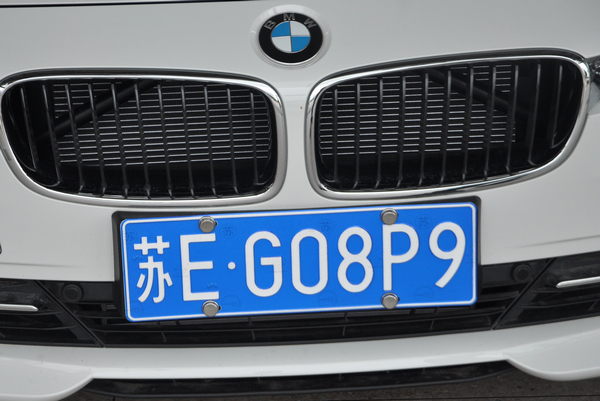
#> input picture myopencv/timg.jpg, 600 x 401 px
$ python myopencvtest.py
#> lines starting #> are read from the running program, lines starting #| are printed output that depends on the picture
#/usr/bin/env python
#coding:utf-8
import cv2 as cv
import matplotlib.pyplot as plt


#读取图像，支持 bmp、jpg、png、tiff 等常用格式
img = cv.imread("timg.jpg")
#> img is the input picture: shape (401, 600, 3); mean B, G, R 118.9, 106.2, 95.6
#创建窗口并显示图像
cv.namedWindow("Image")
cv.imshow("Image",img)
cv.waitKey(0)
#释放窗口
cv.destroyAllWindows()

plt.imshow(img, cmap='gray', interpolation='bicubic')
plt.plot([50,100])
plt.show()
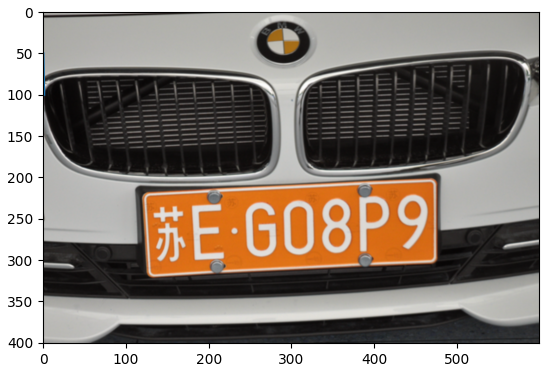
#> figure drawn by matplotlib, 1 panel; B, G, R data is drawn as R, G, B
